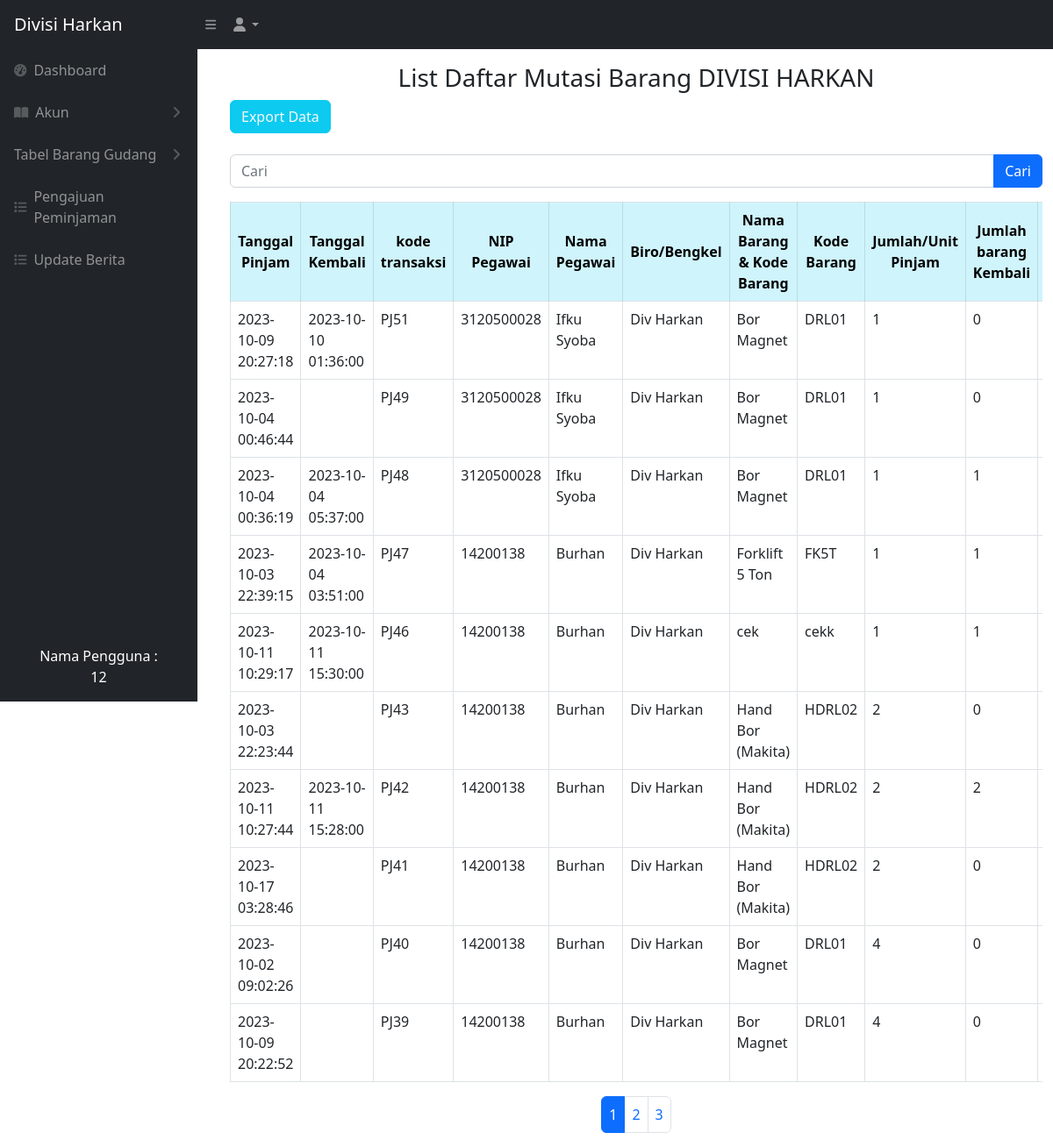
Page /mutasibarang.php (signed in) on the committed database.
### tables this page shows
CREATE TABLE `keluar_masuk_barang` (
  `idtransaksi` int NOT NULL,
  `kodetransaksi` varchar(200) NOT NULL,
  `tanggal` timestamp NULL DEFAULT NULL,
  `tanggal_pengajuan` timestamp NULL DEFAULT NULL,
  `tanggalkembali` timestamp NULL DEFAULT NULL,
  `jenisbarang` varchar(256) NOT NULL,
  `nip` varchar(512) NOT NULL,
  `namabarang` varchar(200) NOT NULL,
  `kodebarang` varchar(200) NOT NULL,
  `jumlahpinjam` int NOT NULL,
  `jumlahkembali` int DEFAULT '0',
  `jumlahbaik` int DEFAULT NULL,
  `jumlahrusak` int DEFAULT '0',
  `lokasi` varchar(500) NOT NULL,
  `lokasi_kembali` varchar(256) DEFAULT NULL,
  `keterangan` varchar(256) DEFAULT NULL,
  `isApproved` int DEFAULT '0',
  `status` varchar(200) NOT NULL
);

CREATE TABLE `users` (
  `id_user` int NOT NULL,
  `nip_user` varchar(512) NOT NULL,
  `nama_user` varchar(512) NOT NULL,
  `password_user` varchar(512) NOT NULL,
  `divisi_id` int NOT NULL,
  `role_id` int NOT NULL
);

CREATE TABLE `divisi` (
  `iddivisi` int NOT NULL,
  `namadivisi` varchar(200) NOT NULL
);

### mutasibarang.php (the view, shortened to what this page needs)
<?php
require 'controller/koneksi.php';
$queryJumlahData = "SELECT COUNT(*) as jumlah FROM keluar_masuk_barang WHERE isApproved = 1 OR isApproved = 3";
$resultJumlahData = mysqli_query($conn, $queryJumlahData);
$rowJumlahData = mysqli_fetch_assoc($resultJumlahData);
$jumlahData = $rowJumlahData['jumlah'];
$jumlahDataPerHalaman = 10;
$jumlahHalaman = ceil($jumlahData / $jumlahDataPerHalaman);
$halamanAktif = isset($_GET['halaman']) ? $_GET['halaman'] : 1;
$batasAwal = ($halamanAktif - 1) * $jumlahDataPerHalaman;
$searchTerm = isset($_GET['cari']) ? $_GET['cari'] : '';
?>
<!DOCTYPE html>
<html lang="en">
<head>
    <link href="css/styles.css" rel="stylesheet" />
</head>
<?php include 'sidebar.php' ?>
<body>
    <br>
    <br>
    <main id="main-content" class="<?= isset($_GET['sidebarClosed']) ? '' : 'main-with-sidebar' ?>">
        <div class="container-fluid px-4">
            <h3 class="mt-4 text-center">List Daftar Mutasi Barang DIVISI HARKAN</h3>
        </div>
        <div class="container -fluid">
            <a href="export_mutasibarang.php" class="btn btn-info text-light">Export Data</a>
            <br>
            <br>
            <form action="mutasibarang.php" method="GET">
                <div class="input-group mb-3">
                    <input type="text" class="form-control" placeholder="Cari" name="cari" value="<?= $searchTerm ?>">
                    <button type="submit" class="btn btn-primary">Cari</button>
                </div>
            </form>
            <div class="card-body">
                <div class="table table-responsive">
                    <table class="table table-bordered" id="dataTable" width="100" cellspacing="0">
                        <thead>
                            <tr>
                                <th class="table-info text-center align-middle">Tanggal Pinjam</th>
                                <th class="table-info text-center align-middle">Tanggal Kembali</th>
                                <th class="table-info text-center align-middle">kode transaksi</th>
                                <th class="table-info text-center align-middle">NIP Pegawai</th>
                                <th class="table-info text-center align-middle">Nama Pegawai</th>
                                <th class="table-info text-center align-middle">Biro/Bengkel</th>
                                <th class="table-info text-center align-middle">Nama Barang & Kode Barang</th>
                                <th class="table-info text-center align-middle">Kode Barang </th>
                                <th class="table-info text-center align-middle">Jumlah/Unit Pinjam</th>
                                <th class="table-info text-center align-middle">Jumlah barang Kembali</th>
                                <th class="table-info text-center align-middle">Jumlah barang rusak</th>
                            </tr>
                        </thead>
                        <tbody>
                            <?php
                            if (!empty($searchTerm)) {
                                $searchResults = searchMutasiBarang($conn, $searchTerm);
                                while ($data = mysqli_fetch_array($searchResults)) {
                                    $tanggalpinjam = $data['tanggal'];
                                    $tanggalkembali = $data['tanggalkembali'];
                                    $kodetransaksi = $data['kodetransaksi'];
                                    $nip = $data['nip'];
                                    $namabarang = $data['namabarang'];
                                    $kodebarang = $data['kodebarang'];
                                    $jumlahpinjam = $data['jumlahpinjam'];
                                    $jumlahkembali = $data['jumlahkembali'];
                                    $jumlahrusak = $data['jumlahrusak'];
                                    $lokasi = $data['lokasi'];
                                    $lokasikembali = $data['lokasi_kembali'];
                                    $keterangan = $data['keterangan'];
                                    $status = $data['status'];
                                    $tanggalKembaliNull = null;
                                    $query_pegawai = "SELECT users.nama_user
                        FROM users
                        WHERE users.nip_user = '$nip'";
                                    $result_pegawai = mysqli_query($conn, $query_pegawai);
                                    $namapegawai = "-";
                                    if ($result_pegawai) {
                                        $row_pegawai = mysqli_fetch_assoc($result_pegawai);
                                        $namapegawai = $row_pegawai['nama_user'];
                                    }
                                    $query_divisi = "SELECT divisi.namadivisi
                        FROM users
                        INNER JOIN divisi ON users.divisi_id = divisi.iddivisi
                        WHERE users.nip_user = '$nip'";
                                    $result_divisi = mysqli_query($conn, $query_divisi);
                                    $namadivisi = "-";
                                    if ($result_divisi) {
                                        $row_divisi = mysqli_fetch_assoc($result_divisi);
                                        $namadivisi = $row_divisi['namadivisi'];
                                    }
                                    echo '<tr class="centered-cell">';
                                    echo '<td class="centered-cell">' . $tanggalpinjam . '</td>';
                                    echo '<td class="centered-cell">' . $tanggalkembali . '</td>';
                                    echo '<td class="centered-cell">' . $kodetransaksi . '</td>';
                                    echo '<td class="centered-cell">' . $nip . '</td>';
                                    echo '<td class="centered-cell">' . $namapegawai . '</td>';
                                    echo '<td class="centered-cell">' . $namadivisi . '</td>';
                                    echo '<td class="centered-cell">' . $namabarang . '</td>';
                                    echo '<td class="centered-cell">' . $kodebarang . '</td>';
                                    echo '<td class="centered-cell">' . $jumlahpinjam . '</td>';
                                    echo '<td class="centered-cell">' . $jumlahkembali . '</td>';
                                    echo '<td class="centered-cell">' . $jumlahrusak . '</td>';
                                    echo '<td class="centered-cell">' . $lokasi . '</td>';
                                    echo '<td class="centered-cell">' . $lokasikembali . '</td>';
                                    echo '<td class="centered-cell">' . $keterangan . '</td>';
                                    echo '<td class="centered-cell">';
                                    if ($tanggalkembali === $tanggalKembaliNull) {
                                        echo '<span class="badge text-bg-danger">Belum kembali</span>';
                                    } else if ($jumlahrusak > 0) {
                                        echo '<span class="badge text-bg-warning">Barang rusak/kurang lengkap</span>';
                                    } else {
                                        echo '<span class="badge text-bg-success">Sudah kembali</span>';
                                    }
                                    echo '</td>';
                                    echo '</tr>';
                                }
                            } else {
                                $ambilsemuadatastock = mysqli_query($conn, "SELECT * FROM keluar_masuk_barang WHERE isApproved = 1 OR isApproved = 3 ORDER BY idtransaksi DESC LIMIT $batasAwal, $jumlahDataPerHalaman");
                                while ($data = mysqli_fetch_array($ambilsemuadatastock)) {
                                    $tanggalpinjam = $data['tanggal'];
                                    $tanggalkembali = $data['tanggalkembali'];
                                    $kodetransaksi = $data['kodetransaksi'];
                                    $nip = $data['nip'];
                                    $namabarang = $data['namabarang'];
                                    $kodebarang = $data['kodebarang'];
                                    $jumlahpinjam = $data['jumlahpinjam'];
                                    $jumlahkembali = $data['jumlahkembali'];
                                    $jumlahrusak = $data['jumlahrusak'];
                                    $query_pegawai = "SELECT users.nama_user
                        FROM users
                        WHERE users.nip_user = '$nip'";
                                    $result_pegawai = mysqli_query($conn, $query_pegawai);
                                    $namapegawai = "-";
                                    if ($result_pegawai) {
                                        $row_pegawai = mysqli_fetch_assoc($result_pegawai);
                                        $namapegawai = $row_pegawai['nama_user'];
                                    }
                                    $query_divisi = "SELECT divisi.namadivisi
                        FROM users
                        INNER JOIN divisi ON users.divisi_id = divisi.iddivisi
                        WHERE users.nip_user = '$nip'";
                                    $result_divisi = mysqli_query($conn, $query_divisi);
                                    $namadivisi = "-";
                                    if ($result_divisi) {
                                        $row_divisi = mysqli_fetch_assoc($result_divisi);
                                        $namadivisi = $row_divisi['namadivisi'];
                                    }
                                    echo '<tr>';
                                    echo '<td>' . $tanggalpinjam . '</td>';
                                    echo '<td>' . $tanggalkembali . '</td>';
                                    echo '<td>' . $kodetransaksi . '</td>';
                                    echo '<td>' . $nip . '</td>';
                                    echo '<td>' . $namapegawai . '</td>';
                                    echo '<td>' . $namadivisi . '</td>';
                                    echo '<td>' . $namabarang . '</td>';
                                    echo '<td>' . $kodebarang . '</td>';
                                    echo '<td>' . $jumlahpinjam . '</td>';
                                    echo '<td>' . $jumlahkembali . '</td>';
                                    echo '<td>' . $jumlahrusak . '</td>';
                                    echo '</tr>';
                                }
                            }
                            ?>
                        </tbody>
                    </table>
                    <ul class="pagination justify-content-center">
                        <?php for ($i = 1; $i <= $jumlahHalaman; $i++) : ?>
                            <li class="page-item <?= ($i == $halamanAktif) ? 'active' : ''; ?>">
                                <a class="page-link" href="mutasibarang.php?halaman=<?= $i ?>"><?= $i ?></a>
                            </li>
                        <?php endfor; ?>
                    </ul>
                </div>
            </div>
    </main>
</body>
</html>

### rows in the picture
keluar_masuk_barang: tanggal "2023-10-09 20:27:18", tanggalkembali "2023-10-10 01:36:00", kodetransaksi "PJ51", nip "3120500028", users.nama_user "Ifku Syoba", divisi.namadivisi "Div Harkan", namabarang "Bor Magnet", kodebarang "DRL01", jumlahpinjam "1", jumlahkembali "0"
keluar_masuk_barang: tanggal "2023-10-04 00:46:44", kodetransaksi "PJ49", nip "3120500028", users.nama_user "Ifku Syoba", divisi.namadivisi "Div Harkan", namabarang "Bor Magnet", kodebarang "DRL01", jumlahpinjam "1", jumlahkembali "0"
keluar_masuk_barang: tanggal "2023-10-04 00:36:19", tanggalkembali "2023-10-04 05:37:00", kodetransaksi "PJ48", nip "3120500028", users.nama_user "Ifku Syoba", divisi.namadivisi "Div Harkan", namabarang "Bor Magnet", kodebarang "DRL01", jumlahpinjam "1", jumlahkembali "1"
keluar_masuk_barang: tanggal "2023-10-03 22:39:15", tanggalkembali "2023-10-04 03:51:00", kodetransaksi "PJ47", nip "14200138", users.nama_user "Burhan", divisi.namadivisi "Div Harkan", namabarang "Forklift 5 Ton", kodebarang "FK5T", jumlahpinjam "1", jumlahkembali "1"
keluar_masuk_barang: tanggal "2023-10-11 10:29:17", tanggalkembali "2023-10-11 15:30:00", kodetransaksi "PJ46", nip "14200138", users.nama_user "Burhan", divisi.namadivisi "Div Harkan", namabarang "cek", kodebarang "cekk", jumlahpinjam "1", jumlahkembali "1"
keluar_masuk_barang: tanggal "2023-10-03 22:23:44", kodetransaksi "PJ43", nip "14200138", users.nama_user "Burhan", divisi.namadivisi "Div Harkan", namabarang "Hand Bor (Makita)", kodebarang "HDRL02", jumlahpinjam "2", jumlahkembali "0"
keluar_masuk_barang: tanggal "2023-10-11 10:27:44", tanggalkembali "2023-10-11 15:28:00", kodetransaksi "PJ42", nip "14200138", users.nama_user "Burhan", divisi.namadivisi "Div Harkan", namabarang "Hand Bor (Makita)", kodebarang "HDRL02", jumlahpinjam "2", jumlahkembali "2"
keluar_masuk_barang: tanggal "2023-10-17 03:28:46", kodetransaksi "PJ41", nip "14200138", users.nama_user "Burhan", divisi.namadivisi "Div Harkan", namabarang "Hand Bor (Makita)", kodebarang "HDRL02", jumlahpinjam "2", jumlahkembali "0"
keluar_masuk_barang: tanggal "2023-10-02 09:02:26", kodetransaksi "PJ40", nip "14200138", users.nama_user "Burhan", divisi.namadivisi "Div Harkan", namabarang "Bor Magnet", kodebarang "DRL01", jumlahpinjam "4", jumlahkembali "0"
keluar_masuk_barang: tanggal "2023-10-09 20:22:52", kodetransaksi "PJ39", nip "14200138", users.nama_user "Burhan", divisi.namadivisi "Div Harkan", namabarang "Bor Magnet", kodebarang "DRL01", jumlahpinjam "4", jumlahkembali "0"

### other values in the picture
$_SESSION['nama'] "12"
